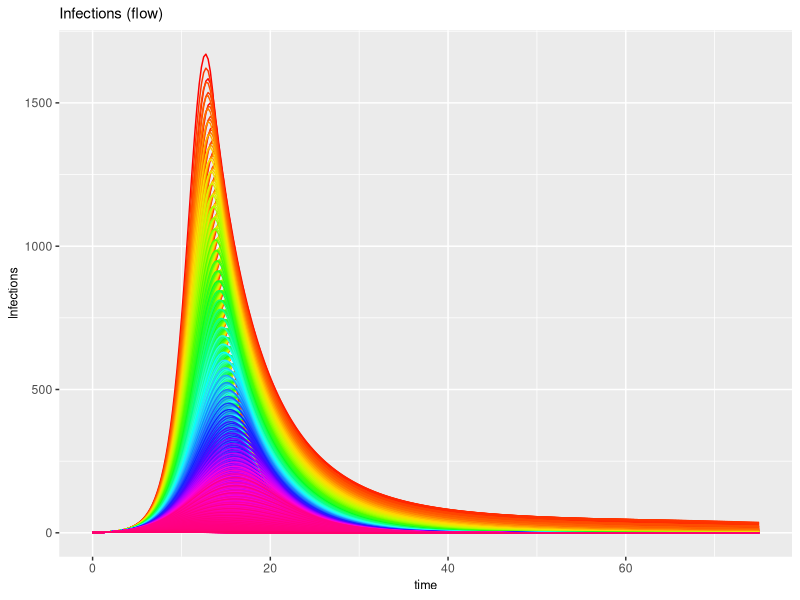
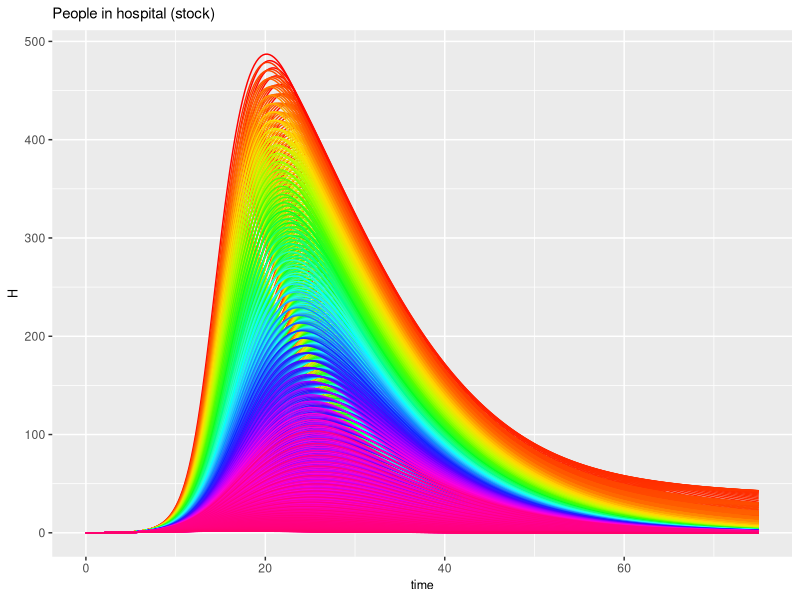

Write the R code that produced these figures, in order.
library(deSolve)
library(dplyr)
library(purrr)
library(ggpubr)


sirh <- function(time, stocks, auxs){
  with(as.list(c(stocks, auxs)),{
    N <- S + I + R + H
    IR <- beta*I*S/N*M  
    VR <- v*S
    RR <- (1-hf)*gamma*I
    AR <- hf*gamma*I
    DR <- d*H 
    
    dS_dt  <- - IR - VR
    dI_dt  <-  IR - AR - RR
    dH_dt  <-  AR - DR
    dR_dt  <-  RR + DR + VR
    dM_dt  <- (M_min - M) * alpha
    return (list(c(dS_dt,dI_dt,dH_dt,dR_dt,dM_dt), 
                 Beta=beta, 
                 Gamma=gamma,
                 HF=hf,
                 V=v,
                 Alpha=alpha,
                 M_Min=M_min,
                 Infections=IR,
                 Recovering=RR,
                 Vaccinated=VR,
                 Hospitalised=AR,
                 Discharged=DR,
                 CheckSum=S + I + R + H))
  })
}

run_scenario <- function(run_id=1,
                         stocks=c(S=9999,I=1,H=0,R=0,M=1),
                         simtime=seq(0,50,by=0.25),
                         beta=1,
                         gamma=0.25,
                         alpha=0.5,
                         M_min=0.3,
                         d=0.1,
                         hf=0.1,
                         v=0.1){
  auxs <- c(beta=beta,gamma=gamma,alpha=alpha,M_min=M_min,d=d,hf=hf,v=v)
  
  res <- ode(y=stocks, 
             times=simtime, 
             func = sirh, 
             parms=auxs, 
             method="euler") %>%
         data.frame() %>%
         as_tibble() %>%
         mutate(RunID=as.integer(run_id)) %>%
         select(RunID, everything())
}
 
# set.seed(100)                       
# alpha_vals <- runif(2000,0,.2)
# vacc_vals  <- runif(2000,0,0.05)

alpha_vals <- seq(0,.20,length.out=50)
vacc_vals  <- seq(0,0.05,length.out=50)
sim_inputs <- expand.grid(alpha_vals,vacc_vals)



run_id <- 1

sim_res <- map2(sim_inputs[,1],sim_inputs[,2],~{
  res <- run_scenario(run_id = run_id,
                      alpha = .x,
                      v = .y,
                      simtime = seq(0,75,by=0.25),
                      hf = 0.10)
  run_id <<- run_id + 1
  res
}) %>% bind_rows()
sim_res


p1 <- ggplot(sim_res,aes(x=time,y=Infections,colour=RunID,group=RunID))+geom_line()+
  scale_colour_gradientn(colors=rainbow(14))+
  theme(legend.position = "none")+
  labs(title="Infections (flow)")+
  theme(title = element_text(size=9))
p1

p2 <- ggplot(sim_res,aes(x=time,y=H,colour=RunID,group=RunID))+geom_line()+
  scale_colour_gradientn(colors=rainbow(14))+
  theme(legend.position = "none")+
  labs(title="People in hospital (stock)")+
  theme(title = element_text(size=9))
p2

# Get quantile values for exploring trajectories
time_h <- sim_res %>%
  group_by(time) %>%
  summarise(MeanH=mean(H),
            Q95=quantile(H,0.95),
            Q05=quantile(H,0.05))

p3 <- ggplot(time_h,aes(x=time,y=MeanH))+geom_line()+
       geom_ribbon(aes(x=time,ymin=Q05,ymax=Q95),alpha=0.4,fill="steelblue2")+
       labs(title="90% quantiles for people in hospital")+
       theme(title = element_text(size=9))

g1 <- ggarrange(p1,p2,p3,nrow = 3)

# Get max peak values for policy space analysis
max_h <- sim_res %>%
           group_by(RunID) %>%
           summarise(MH=max(H),
                     V=first(V),
                     Alpha=first(Alpha))


p4 <- ggplot(max_h,aes(x=Alpha,y=V,colour=MH,size=MH))+geom_point()+
  scale_color_gradient(low="blue", high="red")+
  theme(legend.position = "none")+
  labs(title=paste0("Parameter Analysis"))+
  labs(subtitle=paste0("Max peak = ",round(max(max_h$MH),0)," at point (0,0)"))+
  theme(title = element_text(size=9))
  

p6 <- ggplot(max_h,aes(x=Alpha,y=V,z=MH))+geom_contour_filled()+
  labs(title=paste0("Contour plot"))+
  labs(subtitle=paste0("Yellow band range (450,500]"))+
  theme(title = element_text(size=9))+
  theme(legend.position = "none")

p7 <- ggplot(max_h,aes(x=Alpha,y=V,z=MH))+geom_contour_filled()+
  labs(title=paste0("Parameter Analysis"))+
  labs(subtitle=paste0("Contour plot"))+
  theme(title = element_text(size=9))

g2 <- ggarrange(p4,p6,nrow = 1)
